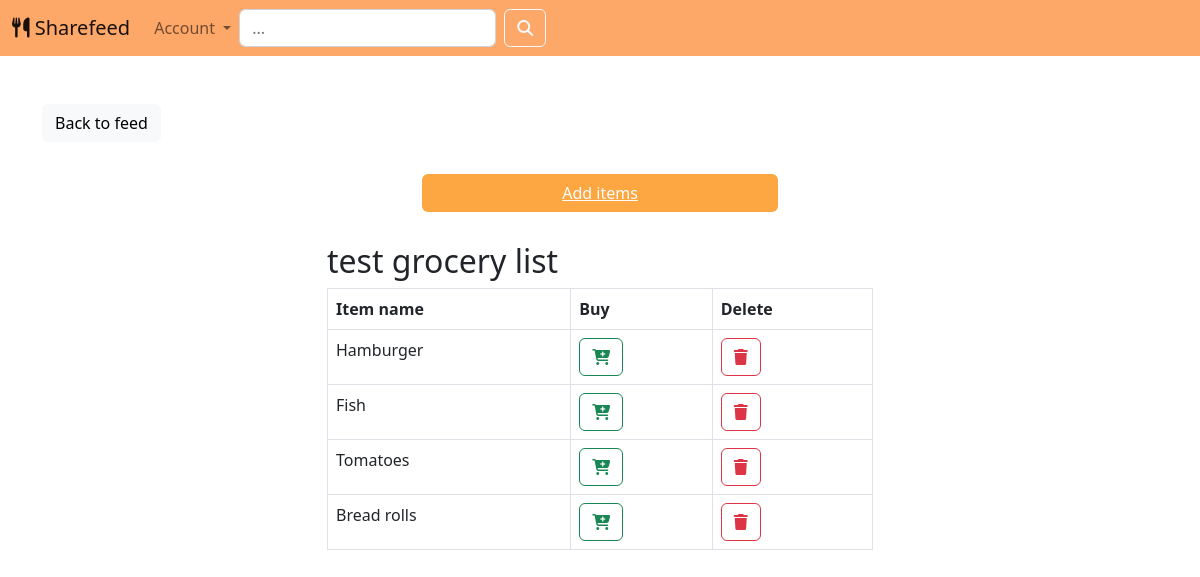
/socialPage/grocery_list/ (signed in), run on the app's committed database.
### socialPage/models.py (models this page shows, shortened)
class GroceryList(models.Model):
    name = models.CharField(max_length=30, blank=True, null=True, default='grocery list')
    list_owner = models.ForeignKey(User, on_delete=models.CASCADE, null=True, blank=True, to_field='username')
    grocery_items = models.ManyToManyField(SingleItem, blank=True, related_name='grocery_items')

class SingleItem(models.Model):
    NAME_CHOICES = (
        ('Meat or Fish','meat or fish'),
        ('Frozen goods','frozen goods'),
        ('Canned food','canned food'),
        ('Fruits','fruits'),
        ('Vegetables','vegetables'),
        ('Dairy', 'dairy'),
        ('Nuts','nuts'),
        ('Eggs','eggs'),
        ('Pasta','pasta'),
        ('Bread','bread'),
        ('Salty snacks','salty snacks'),
        ('Sweet snacks','sweet snacks'),
        ('Pastry','pastry'),
        ('Water or Soft drinks','water or soft drinks'),
        ('Energy drinks','energy drinks'),
        ('Alcoholic drinks','alcoholic drinks'),
        ('Coffee or Tea','coffee or tea'),
        ('Spices','spices'),
        ('Seasoning','seasoning'),
    )
    STORAGE_CHOICES = (
            ('Pantry', 'pantry'),
            ('Fridge', 'fridge'),
            ('Freezer', 'freezer'),
            ('Other', 'other'),
        )
    item_name = models.CharField(max_length=50, blank=True)
    food_category = models.CharField(max_length=50, choices=NAME_CHOICES, blank=True, null=True)
    storage_method = models.CharField(max_length=30, choices=STORAGE_CHOICES, blank=True, null=True)
    expiration_date = models.DateField(blank=True, null=True)

### socialPage/views.py (the view)
# urls.py: path('grocery_list/', GroceryListView.as_view(), name='grocery-list'),
class GroceryListView(View):
    def get(self, request, *args, **kwargs):
        grocery_list = GroceryList.objects.get(list_owner=request.user)
        grocery_items = grocery_list.grocery_items.all()
        context = {
            'grocery_list': grocery_list,
            'grocery_items': grocery_items,
        }
        return render(request, 'socialPage/grocery_list.html', context)

### socialPage/templates/socialPage/grocery_list.html
{% extends 'landing/base.html' %}
{% block content %}
<div class="container">
    <div class="row mt-5">
        <div class="col-md-3 col-sm-6">
            <a href="{% url 'post-list' %}" class="btn btn-light"> Back to feed </a>
        </div>
    </div>
    <div class="row justify-content-center mt-3">
        <div class="col-md-6 col-sm-12">
            <div class="row justify-content-center mt-3" style="padding-bottom: 30px;">
                <div class="col-md-8 col-sm-12">
                    <div class="d-grid gap-2">
                    <button class="btn" style="background-color: #fda742;">
                        <a href="{% url 'add-item' %}" style="color: #fcfcfc"> Add items </a>
                    </button>
                    </div>
                </div>
            </div>
            <h2>{{ grocery_list.name }}</h2>
            <div class="table-responsive">
                <table class="table table-hover table-bordered">
                    <thead>
                      <tr>
                        <th scope="col">Item name</th>
                        <th scope="col"> Buy </th>
                        <th scope="col"> Delete </th>
                      </tr>
                    </thead>
                    <tbody>
                        {% for item in grocery_items %}
                        <tr>
                            <td>{{ item.item_name }}</td>
                            <td>
                                <button type="button" class="btn btn-outline-success">
                                    <i class="fa-solid fa-cart-plus"></i>
                                </button> </td>
                            <td>
                                <button type="button" class="btn btn-outline-danger">
                                    <i class="fas fa-trash"></i></a>
                                </button>
                            </td>
                        </tr>
                        {% endfor %}
                    </tbody>
                </table>
            </div>
        </div>
    </div>
</div>
{% endblock content %}

### data on the page
GroceryList: name "test grocery list"
SingleItem: item_name "Hamburger"
SingleItem: item_name "Fish"
SingleItem: item_name "Tomatoes"
SingleItem: item_name "Bread rolls"
